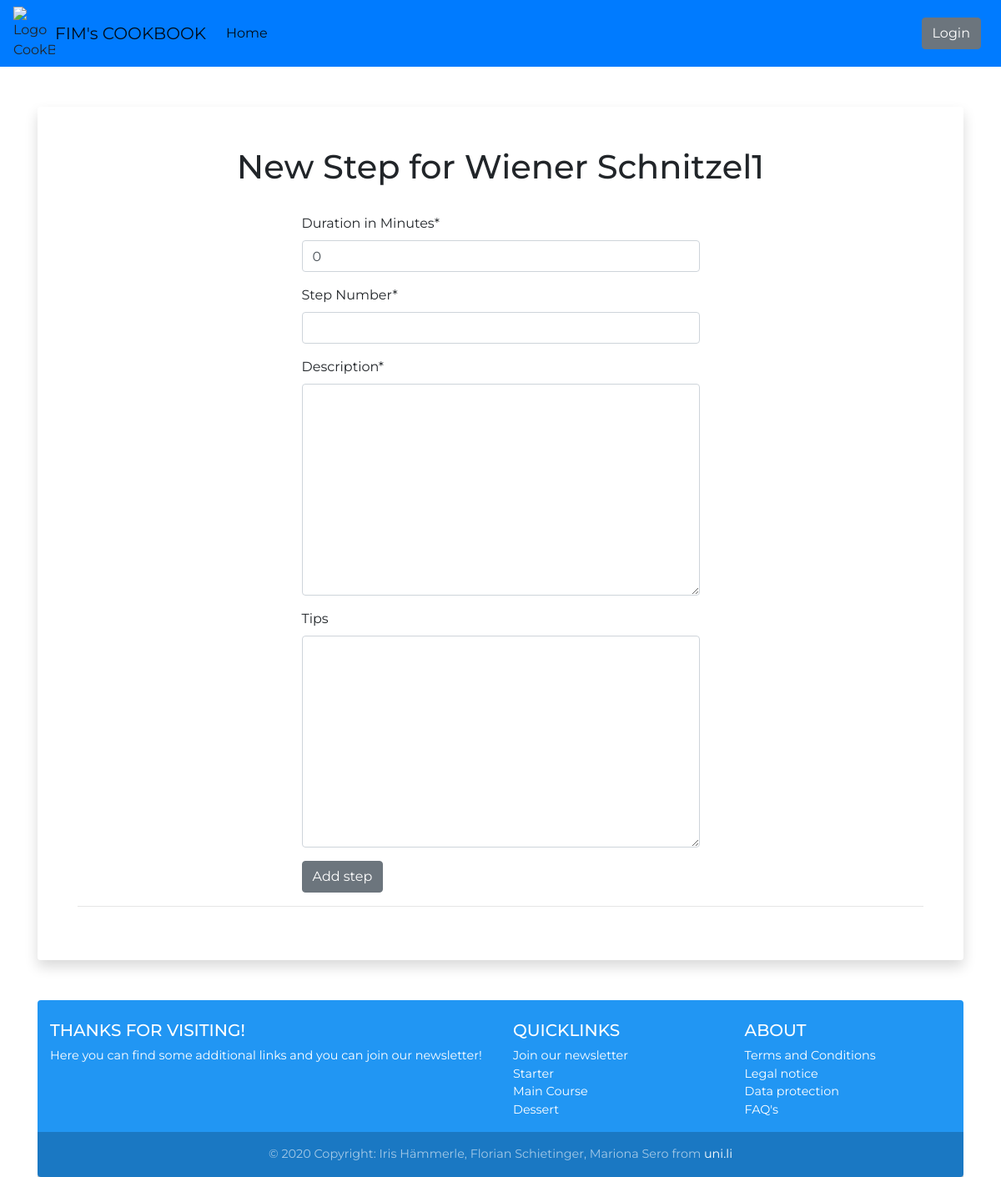
Page /addrecipe/addstep/5 on the earlier database version.
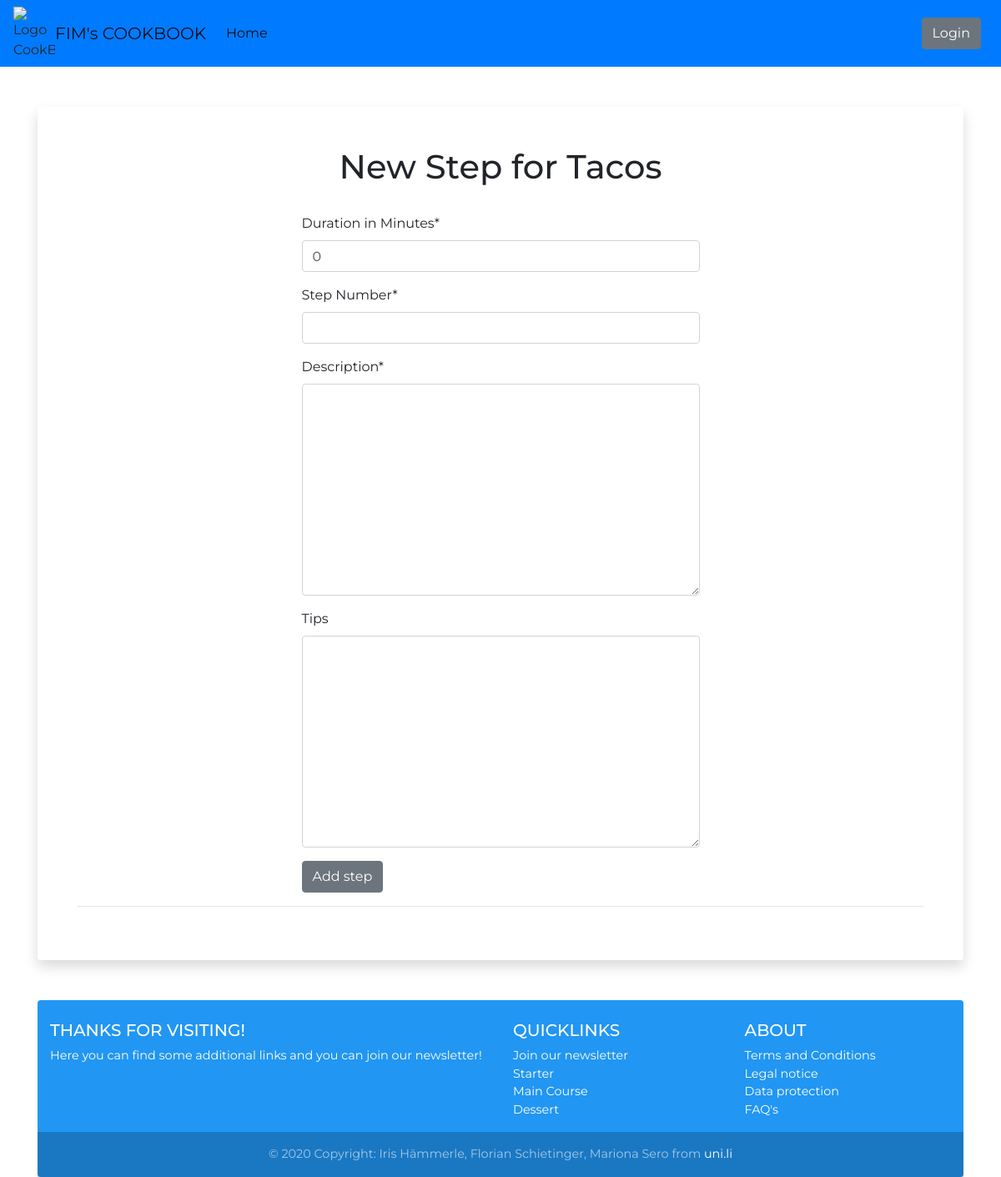
Same page on the later database version.
### myRecipeApp/models.py (models this page shows, shortened)
class Recipe(models.Model):
    RecipeId = models.BigAutoField(primary_key=True,
                                   verbose_name="Unique RecipeId"
                                   )
    RecipeName = models.CharField(verbose_name="Recipe Name",
                                  max_length=300
                                  )
    Picture = models.ImageField(verbose_name="Recipe Picture",
                                blank=True,
                                upload_to="upload/"
                                )
    UserId = models.ForeignKey(settings.AUTH_USER_MODEL,
                               verbose_name="Author",
                               on_delete=models.PROTECT
                               )
    Energy = models.PositiveIntegerField(verbose_name="Calories",
                                         blank=True)
    UnitId = models.ForeignKey(Unit,
                               verbose_name="Unit of Energy",
                               on_delete=models.PROTECT
                               )
    NumberPeople = models.PositiveSmallIntegerField(verbose_name="Number of People",
                                                    blank=True)

### myRecipeApp/views.py (the view)
# urls.py: path('addrecipe/addstep/<int:recipe_id>', add_step, name='add-step'),
def add_step(request, recipe_id):
    recipe = None
    if not recipe_id is None:
        recipe = Recipe.objects.get(RecipeId=recipe_id)
    template = "add_recipe_step.html"
    if request.method == "POST":
        form3 = create_recipe_form3(request.POST or None, request.FILES or None)
        if form3.is_valid():
            newstep = form3.save(commit=False)
            newstep.RecipeId = recipe
            newstep.save()
            response = redirect('/addrecipe/' + str(recipe_id))
            return response
    else:
        form3 = create_recipe_form3()
    context = {
        "form3": form3,
        "recipe": recipe
    }
    return render(request, template, context)

### myRecipeApp/forms.py
class create_recipe_form3(forms.ModelForm):
    class Meta:
        model = RecipeSteps
        fields = ["Duration", "StepNo", "Description", "Tips"]

### myRecipeApp/templates/add_recipe_step.html (shortened to what this page needs)
{% extends 'base.html' %}
{% load crispy_forms_tags %}
{% block titleContent %}
     <h1 class="title text-center h1">New Step for {{ recipe.RecipeName }}</h1>
{% endblock %}
{% block mainContent %}
    <form class="content container col-sm-6" method="post" action="/addrecipe/addstep/{{ recipe.RecipeId }}">
        <table>
        {{form3 | crispy}}
        </table>
        <input class="btn btn-secondary" type="submit" value="Add step"/>
    </form>
{% endblock %}

Differences in the rows shown:
changed Recipe: RecipeName "Wiener Schnitzel1" → "Tacos"
